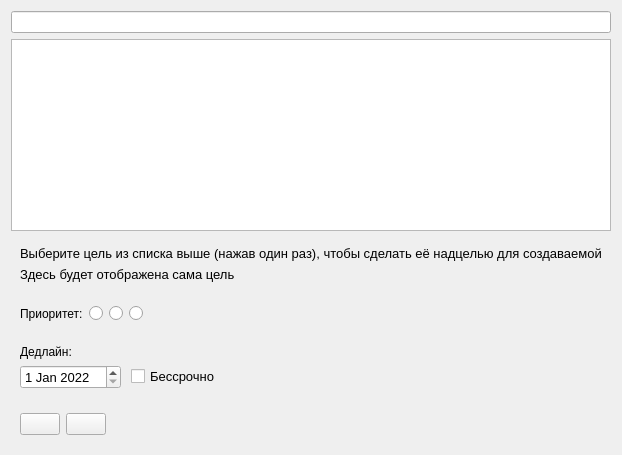
                               <widget class="QFrame" name="pg_newGoalFrame">
                                <layout class="QVBoxLayout" name="verticalLayout_18">
                                 <item>
                                  <widget class="QLineEdit" name="pg_ng_goalEdit">
                                   <property name="maxLength">
                                    <number>200</number>
                                   </property>
                                  </widget>
                                 </item>
                                 <item>
                                  <widget class="QTextEdit" name="pg_ng_noteEdit">
                                   <property name="sizePolicy">
                                    <sizepolicy hsizetype="Preferred" vsizetype="Preferred">
                                     <horstretch>0</horstretch>
                                     <verstretch>0</verstretch>
                                    </sizepolicy>
                                   </property>
                                  </widget>
                                 </item>
                                 <item>
                                  <widget class="QFrame" name="pg_ng_hierarchyFrame">
                                   <property name="font">
                                    <font>
                                     <pointsize>10</pointsize>
                                    </font>
                                   </property>
                                   <property name="cursor">
                                    <cursorShape>ArrowCursor</cursorShape>
                                   </property>
                                   <layout class="QVBoxLayout" name="verticalLayout_26">
                                    <item>
                                     <widget class="QLabel" name="pg_ng_hierarchyLabel">
                                      <property name="text">
                                       <string>Выберите цель из списка выше (нажав один раз), чтобы сделать её надцелью для создаваемой</string>
                                      </property>
                                     </widget>
                                    </item>
                                    <item alignment="Qt::AlignLeft">
                                     <widget class="QLabel" name="pg_ng_superGoal">
                                      <property name="cursor">
                                       <cursorShape>ArrowCursor</cursorShape>
                                      </property>
                                      <property name="text">
                                       <string>Здесь будет отображена сама цель</string>
                                      </property>
                                     </widget>
                                    </item>
                                   </layout>
                                  </widget>
                                 </item>
                                 <item alignment="Qt::AlignLeft">
                                  <widget class="QFrame" name="pg_ng_priority">
                                   <property name="cursor">
                                    <cursorShape>ArrowCursor</cursorShape>
                                   </property>
                                   <layout class="QHBoxLayout" name="horizontalLayout_13">
                                    <item>
                                     <widget class="QLabel" name="pg_ng_label">
                                      <property name="text">
                                       <string>Приоритет:</string>
                                      </property>
                                     </widget>
                                    </item>
                                    <item>
                                     <widget class="QRadioButton" name="pg_ng_rBtn_1">
                                      <property name="cursor">
                                       <cursorShape>PointingHandCursor</cursorShape>
                                      </property>
                                      <property name="text">
                                       <string/>
                                      </property>
                                     </widget>
                                    </item>
                                    <item>
                                     <widget class="QRadioButton" name="pg_ng_rBtn_2">
                                      <property name="cursor">
                                       <cursorShape>PointingHandCursor</cursorShape>
                                      </property>
                                      <property name="text">
                                       <string/>
                                      </property>
                                     </widget>
                                    </item>
                                    <item>
                                     <widget class="QRadioButton" name="pg_ng_rBtn_3">
                                      <property name="cursor">
                                       <cursorShape>PointingHandCursor</cursorShape>
                                      </property>
                                      <property name="text">
                                       <string/>
                                      </property>
                                     </widget>
                                    </item>
                                   </layout>
                                  </widget>
                                 </item>
                                 <item>
                                  <widget class="QFrame" name="pg_ng_dateFrame">
                                   <property name="minimumSize">
                                    <size>
                                     <width>0</width>
                                     <height>0</height>
                                    </size>
                                   </property>
                                   <layout class="QVBoxLayout" name="verticalLayout_27">
                                    <item>
                                     <widget class="QLabel" name="pg_ng_dateLabel">
                                      <property name="text">
                                       <string>Дедлайн:</string>
                                      </property>
                                     </widget>
                                    </item>
                                    <item alignment="Qt::AlignLeft">
                                     <widget class="QWidget" name="pg_ng_changeDateWidget" native="true">
                                      <layout class="QHBoxLayout" name="horizontalLayout_15">
                                       <property name="spacing">
                                        <number>10</number>
                                       </property>
                                       <property name="leftMargin">
                                        <number>0</number>
                                       </property>
                                       <property name="topMargin">
                                        <number>0</number>
                                       </property>
                                       <property name="rightMargin">
                                        <number>0</number>
                                       </property>
                                       <property name="bottomMargin">
                                        <number>0</number>
                                       </property>
                                       <item>
                                        <widget class="QDateEdit" name="pg_ng_dateEdit">
                                         <property name="font">
                                          <font>
                                           <pointsize>10</pointsize>
                                          </font>
                                         </property>
                                         <property name="dateTime">
                                          <datetime>
                                           <hour>0</hour>
                                           <minute>0</minute>
                                           <second>0</second>
                                           <year>2022</year>
                                           <month>1</month>
                                           <day>1</day>
                                          </datetime>
                                         </property>
                                         <property name="minimumDateTime">
                                          <datetime>
                                           <hour>0</hour>
                                           <minute>0</minute>
                                           <second>0</second>
                                           <year>2022</year>
                                           <month>1</month>
                                           <day>1</day>
                                          </datetime>
                                         </property>
                                         <property name="date">
                                          <date>
                                           <year>2022</year>
                                           <month>1</month>
                                           <day>1</day>
                                          </date>
                                         </property>
                                        </widget>
                                       </item>
                                       <item alignment="Qt::AlignLeft">
                                        <widget class="QCheckBox" name="pg_ng_isDLless">
                                         <property name="font">
                                          <font>
                                           <pointsize>10</pointsize>
                                          </font>
                                         </property>
                                         <property name="cursor">
                                          <cursorShape>PointingHandCursor</cursorShape>
                                         </property>
                                         <property name="text">
                                          <string>Бессрочно</string>
                                         </property>
                                        </widget>
                                       </item>
                                      </layout>
                                     </widget>
                                    </item>
                                   </layout>
                                  </widget>
                                 </item>
                                 <item alignment="Qt::AlignLeft">
                                  <widget class="QFrame" name="pg_ng_endFrame">
                                   <layout class="QHBoxLayout" name="horizontalLayout_16">
                                    <item>
                                     <widget class="QPushButton" name="pg_ng_doneBtn">
                                      <property name="cursor">
                                       <cursorShape>PointingHandCursor</cursorShape>
                                      </property>
                                      <property name="text">
                                       <string/>
                                      </property>
                                      <property name="icon">
                                       <iconset resource="resources.qrc">
                                        <normaloff>:/icons/images/icons/icon_done.png</normaloff>:/icons/images/icons/icon_done.png</iconset>
                                      </property>
                                     </widget>
                                    </item>
                                    <item>
                                     <widget class="QPushButton" name="pg_ng_cancelBtn">
                                      <property name="cursor">
                                       <cursorShape>PointingHandCursor</cursorShape>
                                      </property>
                                      <property name="text">
                                       <string/>
                                      </property>
                                      <property name="icon">
                                       <iconset resource="resources.qrc">
                                        <normaloff>:/icons/images/icons/icon_close.png</normaloff>:/icons/images/icons/icon_close.png</iconset>
                                      </property>
                                     </widget>
                                    </item>
                                   </layout>
                                  </widget>
                                 </item>
                                </layout>
                               </widget>
